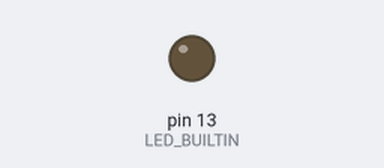
The sketch below on a simulated Arduino Uno, built with avr-gcc and run on an emulated ATmega328P. On the bench: output pins drawn as LEDs (lit = HIGH).

Above: at 0.8 s.
At 10.7 s:
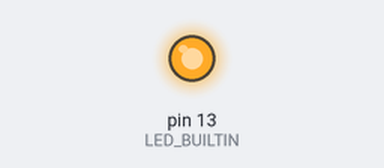
Timing chart, 0 to 20.5 s (numbered marks = the images above):
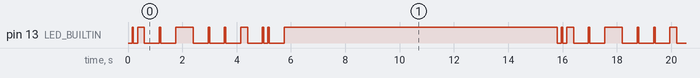

The sketch:

Test.ino
```cpp
// the setup function runs once when you press reset or power the board
int speed = 1;
void setup() {
  // initialize digital pin LED_BUILTIN as an output.
  pinMode(LED_BUILTIN, OUTPUT);
}

// the loop function runs over and over again forever
void loop() {
massage(150,50);      //.
massage(150,250);     //._
massage(550,50);      //-
massage(550,650);     //-___
massage(550,50);      //-
massage(550,50);      //-
massage(550,250);     //-_
massage(550,50);      //-
massage(150,50);      //.
massage(550,50);      //-
digitalWrite(LED_BUILTIN, HIGH);
delay(10000);      //end
}


void massage(int lenghon, int lenghoff){
  digitalWrite(LED_BUILTIN, LOW);   // Arduino: turn the LED on (HIGH)
                                     // D1 Mini: turns the LED *off*
  delay(lenghon*speed);                       // wait for a second
  digitalWrite(LED_BUILTIN, HIGH);    // Arduino: turn the LED off (LOW)
                                     // D1 Mini: turns the LED *on*
  delay(lenghoff*speed);                       // wait for a second
}
```

Measured:
- by itself, pin 13 (LED_BUILTIN): repeats every 15.8 s: LOW 0.15 s, HIGH 0.25 s, LOW 0.55 s, HIGH 0.05 s, LOW 0.55 s, HIGH 0.65 s, 2 × (LOW 0.55 s, HIGH 0.05 s), LOW 0.55 s, HIGH 0.25 s, LOW 0.55 s, HIGH 0.05 s, LOW 0.15 s, HIGH 0.05 s, LOW 0.55 s, HIGH 10.1 s, LOW 0.15 s, HIGH 0.05 s
- by itself, everything shown: repeats every 15.8 s, in 20 steps
